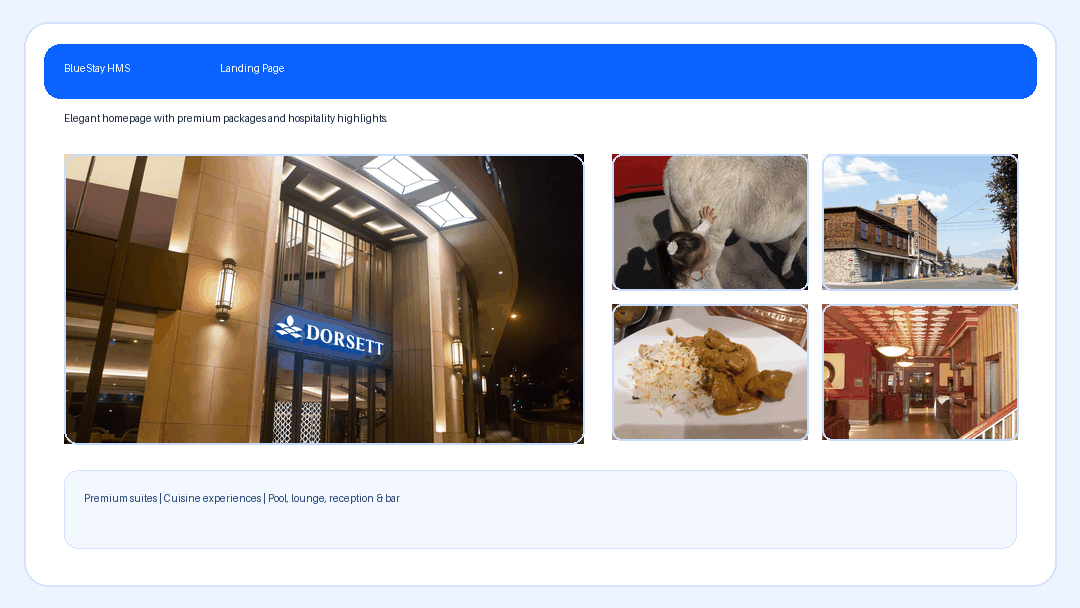
#> input picture docs/demo.gif, 1080 x 608 px, given in place of wiki_2.jpg, which was not available
$ python make_demo_gif.py
#> lines starting #> are read from the running program, lines starting #| are printed output that depends on the picture; pictures that were not available may be replaced by others from this repository, and a replacement may not be noted
from pathlib import Path
from PIL import Image, ImageDraw, ImageFont, ImageOps

root = Path(__file__).resolve().parents[1]
assets = root / "public" / "assets" / "img"
out = root / "docs" / "demo.gif"
out.parent.mkdir(parents=True, exist_ok=True)

W, H = 1080, 608
TITLE = ImageFont.load_default()


def fit(path: Path, size: tuple[int, int]) -> Image.Image:
    img = Image.open(path).convert("RGB")
    return ImageOps.fit(img, size, method=Image.Resampling.LANCZOS)


def frame(title: str, subtitle: str, hero: Path, tiles: list[Path]) -> Image.Image:
#> called with title = 'Landing Page'
    canvas = Image.new("RGB", (W, H), "#edf4ff")
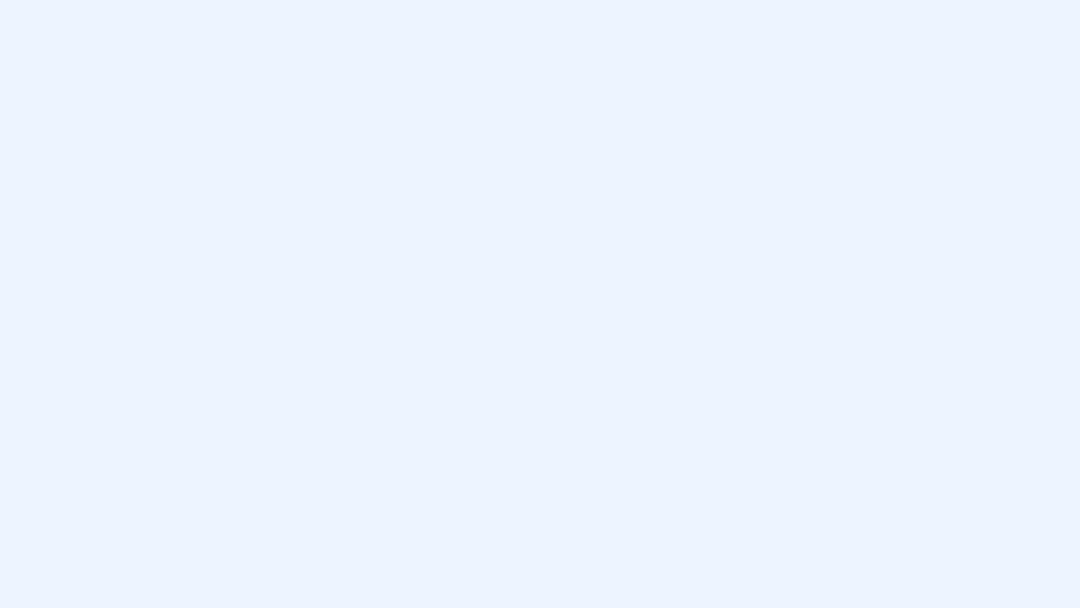
#> canvas: PIL image 1080x608 RGB; mean R, G, B 237, 244, 255
    draw = ImageDraw.Draw(canvas)

    draw.rounded_rectangle((24, 22, W - 24, H - 22), radius=24, fill="#ffffff", outline="#d2e2ff", width=2)
    draw.rounded_rectangle((44, 44, W - 44, 98), radius=16, fill="#0a63ff")
    draw.text((64, 62), "BlueStay HMS", fill="white", font=TITLE)
    draw.text((220, 62), f"{title}", fill="white", font=TITLE)
    draw.text((64, 112), subtitle, fill="#0a2447", font=TITLE)

    hero_img = fit(hero, (520, 290))
#> in fit, img is the input picture: PIL image 1080x608 RGB; mean R, G, B 180.1, 181.2, 190.2
#> in fit, `return ImageOps.fit(img, size, method=Image.Resampling.LANCZOS)`:
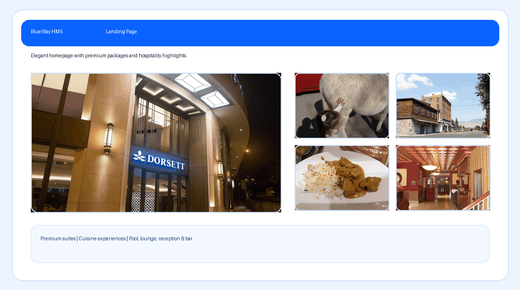
#> returned value: PIL image 520x290 RGB; mean R, G, B 179.4, 180.5, 189.4
    canvas.paste(hero_img, (64, 154))
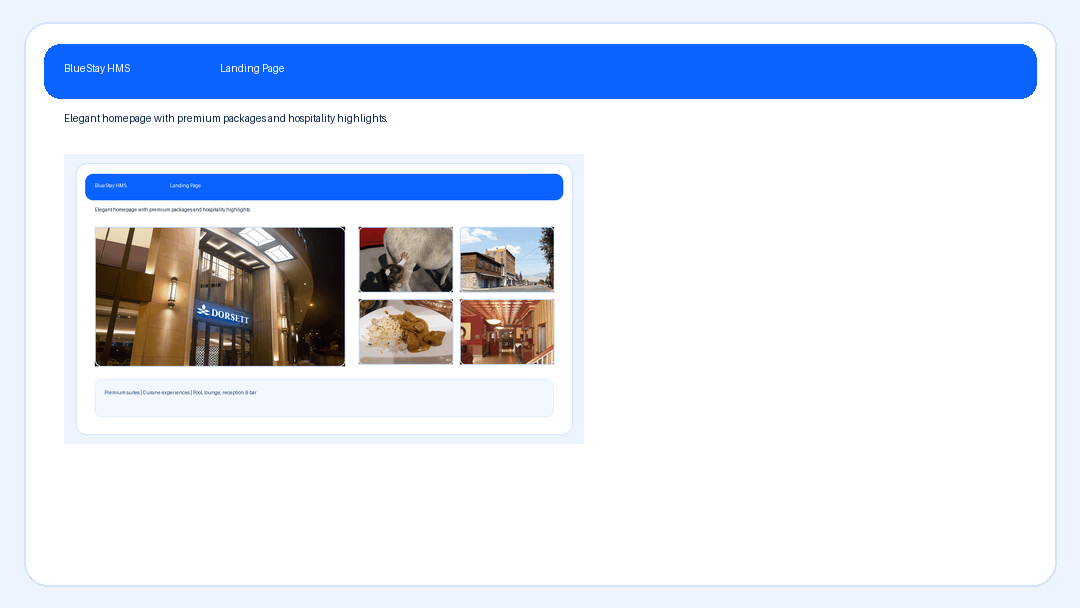
#> canvas: PIL image 1080x608 RGB; mean R, G, B 214.7, 223.3, 239.7
    draw.rounded_rectangle((64, 154, 584, 444), radius=14, outline="#c7dcff", width=2)

    x0, y0 = 612, 154
    tw, th = 196, 136
    gap = 14
    for i, tile in enumerate(tiles[:4]):
        r = i // 2
        c = i % 2
        x = x0 + c * (tw + gap)
        y = y0 + r * (th + gap)
        tile_img = fit(tile, (tw, th))
#> call 2 of fit, with size = (196, 136)
#> in fit (call 2), `return ImageOps.fit(img, size, method=Image.Resampling.LANCZOS)`:
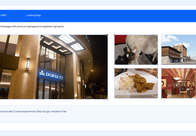
#> returned value: PIL image 196x136 RGB; mean R, G, B 172.1, 172.5, 181.5
        canvas.paste(tile_img, (x, y))
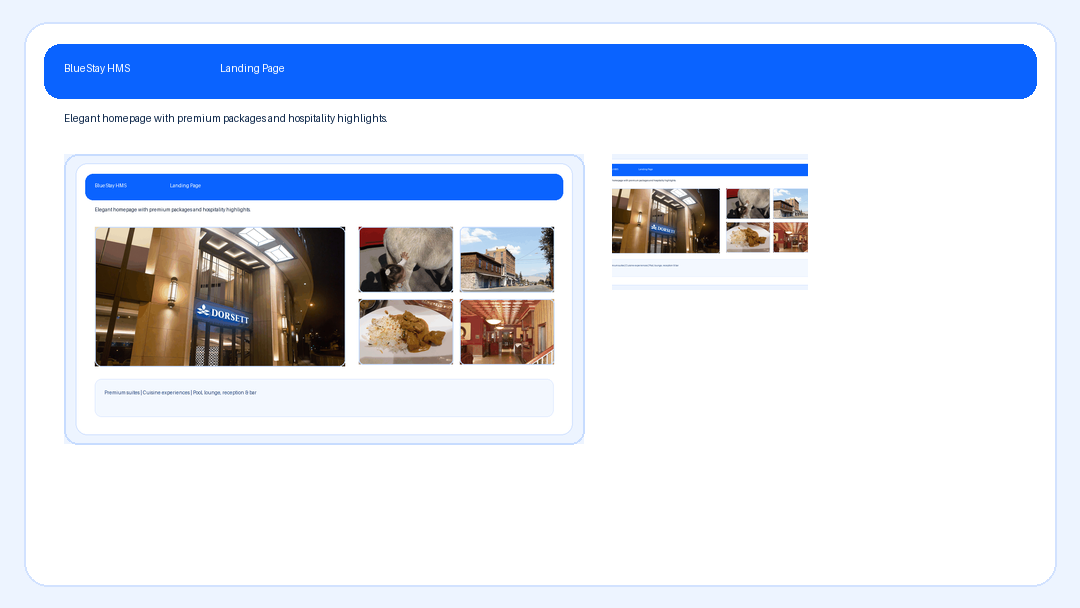
#> canvas: PIL image 1080x608 RGB; mean R, G, B 211.2, 219.8, 236.7
        draw.rounded_rectangle((x, y, x + tw, y + th), radius=10, outline="#c7dcff", width=2)

    draw.rounded_rectangle((64, 470, W - 64, 548), radius=14, fill="#f3f8ff", outline="#d4e2ff")
    draw.text((84, 492), "Premium suites | Cuisine experiences | Pool, lounge, reception & bar", fill="#1f3f6b", font=TITLE)
    return canvas


frames = [
#> (the run stopped early here; a loop or call above may not have finished)
